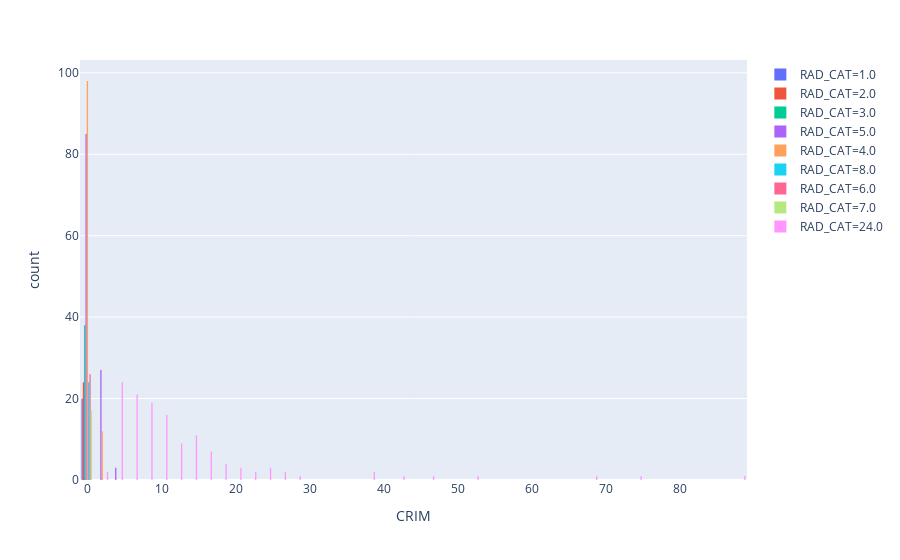

The notebook cell this image was saved under:
### Code cell
# express style 
fig = px.histogram(df, x="CRIM", color="RAD_CAT", barmode="group")
fig.show()

### Figure 1 — Plotly figure (JSON) as saved in the notebook; plotly's stock layout.template omitted (floating-point values rounded to 4 significant figures; data arrays with more than 128 entries replaced by an {"elided": "..."} marker saying what was removed)
{"data": [{"alignmentgroup": "True", "bingroup": "x", "hoverlabel": {"namelength": 0}, "hovertemplate": "RAD_CAT=1.0<br>CRIM=%{x}<br>count=%{y}", "legendgroup": "RAD_CAT=1.0", "marker": {"color": "#636efa"}, "name": "RAD_CAT=1.0", "offsetgroup": "RAD_CAT=1.0", "orientation": "v", "showlegend": true, "type": "histogram", "x": [0.00632, 0.02187, 0.01439, 0.04819, 0.03548, 0.01501, 0.00906, 0.01096, 0.01965, 0.05023, 0.03466, 0.01301, 0.02498, 0.02899, 0.06211, 0.06263, 0.04527, 0.06076, 0.1096, 0.04741], "xaxis": "x", "yaxis": "y"}, {"alignmentgroup": "True", "bingroup": "x", "hoverlabel": {"namelength": 0}, "hovertemplate": "RAD_CAT=2.0<br>CRIM=%{x}<br>count=%{y}", "legendgroup": "RAD_CAT=2.0", "marker": {"color": "#EF553B"}, "name": "RAD_CAT=2.0", "offsetgroup": "RAD_CAT=2.0", "orientation": "v", "showlegend": true, "type": "histogram", "x": [0.02731, 0.02729, 0.02055, 0.0566, 0.05302, 0.04684, 0.03932, 0.122, 0.115, 0.1208, 0.08187, 0.0686, 0.06899, 0.07165, 0.09299, 0.1504, 0.09849, 0.169, 0.3874, 0.04011, 0.04666, 0.03768, 0.03445, 0.02177], "xaxis": "x", "yaxis": "y"}, {"alignmentgroup": "True", "bingroup": "x", "hoverlabel": {"namelength": 0}, "hovertemplate": "RAD_CAT=3.0<br>CRIM=%{x}<br>count=%{y}", "legendgroup": "RAD_CAT=3.0", "marker": {"color": "#00cc96"}, "name": "RAD_CAT=3.0", "offsetgroup": "RAD_CAT=3.0", "orientation": "v", "showlegend": true, "type": "histogram", "x": [0.03237, 0.06905, 0.02985, 0.02763, 0.03359, 0.1274, 0.1415, 0.1594, 0.1227, 0.1714, 0.1884, 0.2293, 0.2539, 0.2198, 0.0136, 0.01951, 0.05059, 0.05735, 0.05188, 0.07151, 0.0578, 0.06588, 0.06888, 0.09103, 0.1001, 0.08308, 0.06047, 0.05602, 0.0315, 0.01778, 0.01538, 0.09065, 0.2992, 0.1621, 0.1146, 0.2219, 0.03113, 0.06162], "xaxis": "x", "yaxis": "y"}, {"alignmentgroup": "True", "bingroup": "x", "hoverlabel": {"namelength": 0}, "hovertemplate": "RAD_CAT=5.0<br>CRIM=%{x}<br>count=%{y}", "legendgroup": "RAD_CAT=5.0", "marker": {"color": "#ab63fa"}, "name": "RAD_CAT=5.0", "offsetgroup": "RAD_CAT=5.0", "orientation": "v", "showlegend": true, "type": "histogram", "x": [0.08829, 0.1446, 0.2112, 0.17, 0.2249, 0.1175, 0.09378, 0.06417, 0.09744, 0.08014, 0.1751, 0.01311, 0.01432, 0.07896, 0.09512, 0.1015, 0.08707, 0.05646, 0.08387, 0.1487, 0.1143, 0.2288, 0.2116, 0.1396, 0.1326, 0.1712, 0.1312, 0.128, 0.2636, 0.1079, 3.321, 4.097, 2.78, 2.379, 2.155, 2.369, 2.331, 2.734, 1.657, 1.496, 1.127, 2.149, 1.414, 3.535, 2.447, 1.224, 1.343, 1.425, 1.273, 1.463, 1.834, 1.519, 2.242, 2.924, 2.01, 1.8, 2.3, 2.45, 1.207, 2.314, 0.1391, 0.09178, 0.08447, 0.06664, 0.07022, 0.05425, 0.06642, 0.07875, 0.1258, 0.0837, 0.09068, 0.06911, 0.08664, 0.0456, 0.07013, 0.1107, 0.1143, 0.6115, 0.6635, 0.6566, 0.5401, 0.5341, 0.5201, 0.8253, 0.5501, 0.7616, 0.7857, 0.5783, 0.5405, 0.2104, 0.03578, 0.03705, 0.06129, 0.06466, 0.05561, 0.04417, 0.1676, 0.1816, 0.3511, 0.2839, 0.3411, 0.1919, 0.3035, 0.241, 0.05083, 0.03738, 0.03961, 0.03427, 0.03041, 0.03306, 0.05497, 0.06151, 0.02543, 0.03049, 0.01709], "xaxis": "x", "yaxis": "y"}, {"alignmentgroup": "True", "bingroup": "x", "hoverlabel": {"namelength": 0}, "hovertemplate": "RAD_CAT=4.0<br>CRIM=%{x}<br>count=%{y}", "legendgroup": "RAD_CAT=4.0", "marker": {"color": "#FFA15A"}, "name": "RAD_CAT=4.0", "offsetgroup": "RAD_CAT=4.0", "orientation": "v", "showlegend": true, "type": "histogram", "x": [0.6298, 0.638, 0.6274, 1.054, 0.7842, 0.8027, 0.7258, 1.252, 0.852, 1.232, 0.9884, 0.7503, 0.8405, 0.6719, 0.9558, 0.773, 1.002, 1.131, 1.355, 1.388, 1.152, 1.613, 0.08873, 0.04337, 0.0536, 0.04981, 0.03584, 0.04379, 0.05789, 0.1355, 0.1282, 0.08826, 0.1588, 0.09164, 0.1954, 0.04113, 0.04462, 0.03659, 0.03551, 0.04203, 0.02875, 0.04294, 0.2591, 0.3254, 0.8812, 0.3401, 1.193, 0.59, 0.3298, 0.9762, 0.5578, 0.3226, 0.3523, 0.2498, 0.5445, 0.2909, 1.629, 0.01381, 0.0351, 0.02009, 0.1364, 0.2297, 0.252, 0.1359, 0.4357, 0.1745, 0.3758, 0.2172, 0.1405, 0.2895, 0.198, 0.05644, 0.09604, 0.1047, 0.06127, 0.07978, 0.03502, 0.07886, 0.03615, 0.08265, 0.08199, 0.1293, 0.05372, 0.141, 0.493, 0.3494, 2.635, 0.7904, 0.2617, 0.2694, 0.3692, 0.2536, 0.3183, 0.2452, 0.402, 0.4755, 0.06617, 0.06724, 0.04544, 0.0187, 0.01501, 0.0795, 0.07244, 0.04301, 0.1066, 0.1509, 0.1834, 0.2075, 0.1057, 0.1113], "xaxis": "x", "yaxis": "y"}, {"alignmentgroup": "True", "bingroup": "x", "hoverlabel": {"namelength": 0}, "hovertemplate": "RAD_CAT=8.0<br>CRIM=%{x}<br>count=%{y}", "legendgroup": "RAD_CAT=8.0", "marker": {"color": "#19d3f3"}, "name": "RAD_CAT=8.0", "offsetgroup": "RAD_CAT=8.0", "orientation": "v", "showlegend": true, "type": "histogram", "x": [0.1545, 0.1033, 0.1493, 0.1717, 0.1103, 0.1265, 0.3581, 0.4077, 0.6236, 0.6147, 0.3153, 0.5269, 0.3821, 0.4124, 0.2982, 0.4418, 0.537, 0.463, 0.5753, 0.3315, 0.4479, 0.3305, 0.5206, 0.5118], "xaxis": "x", "yaxis": "y"}, {"alignmentgroup": "True", "bingroup": "x", "hoverlabel": {"namelength": 0}, "hovertemplate": "RAD_CAT=6.0<br>CRIM=%{x}<br>count=%{y}", "legendgroup": "RAD_CAT=6.0", "marker": {"color": "#FF6692"}, "name": "RAD_CAT=6.0", "offsetgroup": "RAD_CAT=6.0", "orientation": "v", "showlegend": true, "type": "histogram", "x": [0.1008, 0.1233, 0.2221, 0.1423, 0.1713, 0.1316, 0.151, 0.1306, 0.1448, 0.08244, 0.09252, 0.1133, 0.1061, 0.1029, 0.1276, 0.03871, 0.0459, 0.04297, 0.1733, 0.2796, 0.179, 0.2896, 0.2684, 0.2391, 0.1778, 0.2244], "xaxis": "x", "yaxis": "y"}, {"alignmentgroup": "True", "bingroup": "x", "hoverlabel": {"namelength": 0}, "hovertemplate": "RAD_CAT=7.0<br>CRIM=%{x}<br>count=%{y}", "legendgroup": "RAD_CAT=7.0", "marker": {"color": "#B6E880"}, "name": "RAD_CAT=7.0", "offsetgroup": "RAD_CAT=7.0", "orientation": "v", "showlegend": true, "type": "histogram", "x": [0.2061, 0.1913, 0.3398, 0.1966, 0.1644, 0.1907, 0.1403, 0.2141, 0.08221, 0.3689, 0.03537, 0.09266, 0.1, 0.05515, 0.05479, 0.07503, 0.04932], "xaxis": "x", "yaxis": "y"}, {"alignmentgroup": "True", "bingroup": "x", "hoverlabel": {"namelength": 0}, "hovertemplate": "RAD_CAT=24.0<br>CRIM=%{x}<br>count=%{y}", "legendgroup": "RAD_CAT=24.0", "marker": {"color": "#FF97FF"}, "name": "RAD_CAT=24.0", "offsetgroup": "RAD_CAT=24.0", "orientation": "v", "showlegend": true, "type": "histogram", "x": {"elided": "132 float values"}, "xaxis": "x", "yaxis": "y"}], "layout": {"barmode": "group", "legend": {"tracegroupgap": 0}, "margin": {"t": 60}, "xaxis": {"anchor": "y", "domain": [0, 1], "title": {"text": "CRIM"}}, "yaxis": {"anchor": "x", "domain": [0, 1], "title": {"text": "count"}}}}
